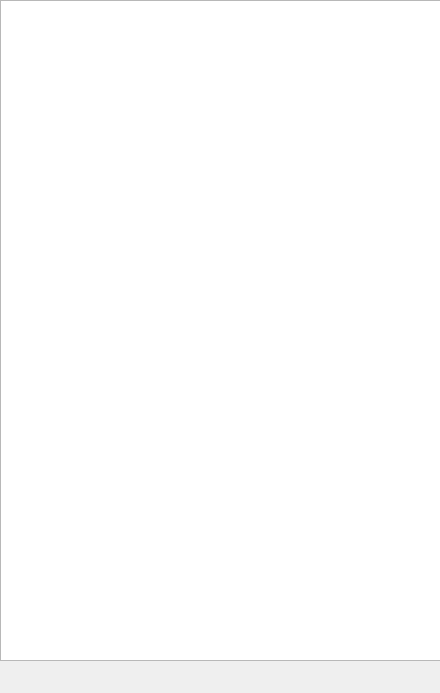
<?xml version="1.0" encoding="UTF-8"?>
<ui version="4.0">
 <class>guanjiabrowser</class>
 <widget class="QWidget" name="guanjiabrowser">
  <property name="geometry">
   <rect>
    <x>0</x>
    <y>0</y>
    <width>440</width>
    <height>693</height>
   </rect>
  </property>
  <property name="windowTitle">
   <string>Form</string>
  </property>
  <widget class="QTextBrowser" name="textBrowser">
   <property name="geometry">
    <rect>
     <x>0</x>
     <y>0</y>
     <width>471</width>
     <height>661</height>
    </rect>
   </property>
  </widget>
 </widget>
 <resources/>
 <connections/>
</ui>
